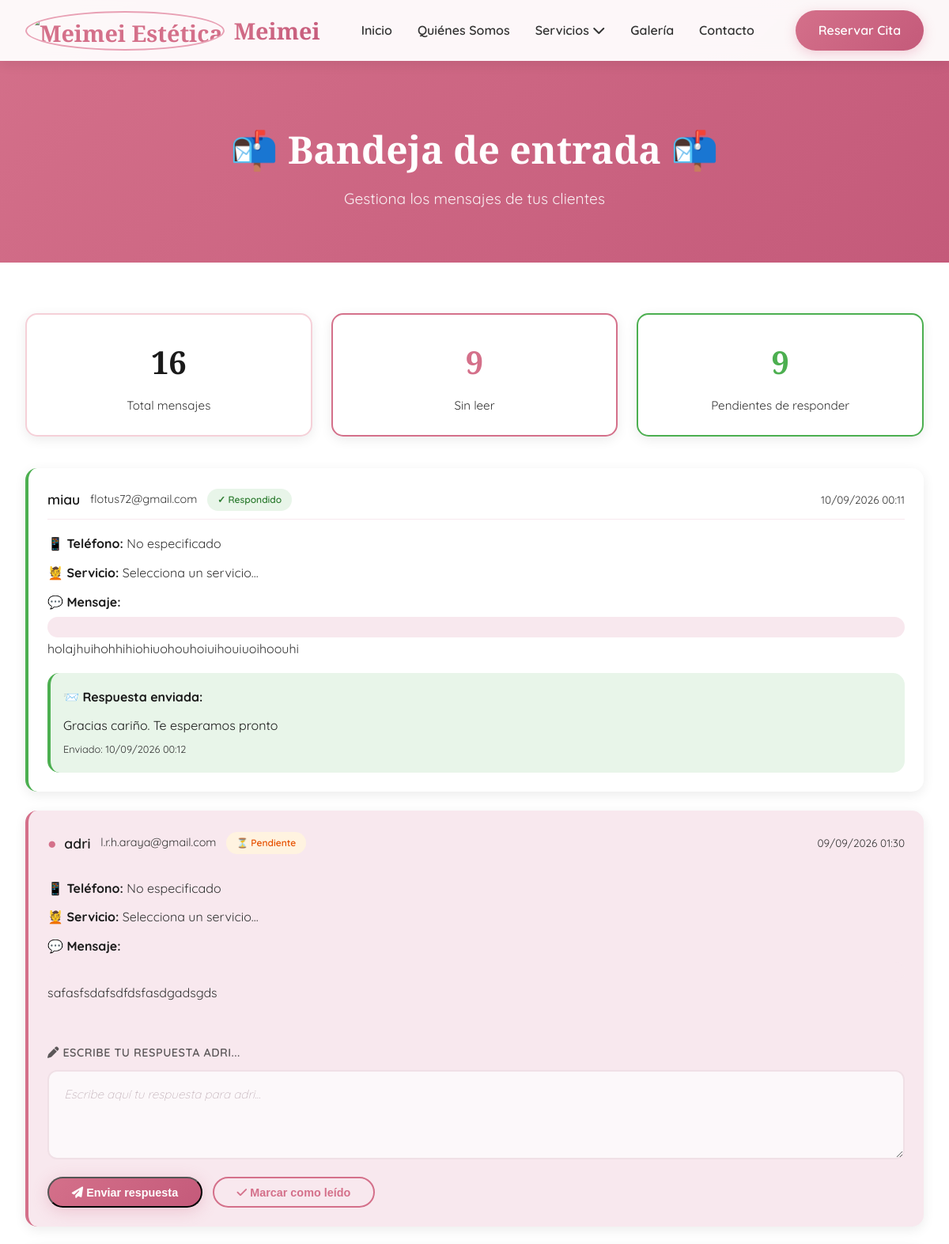
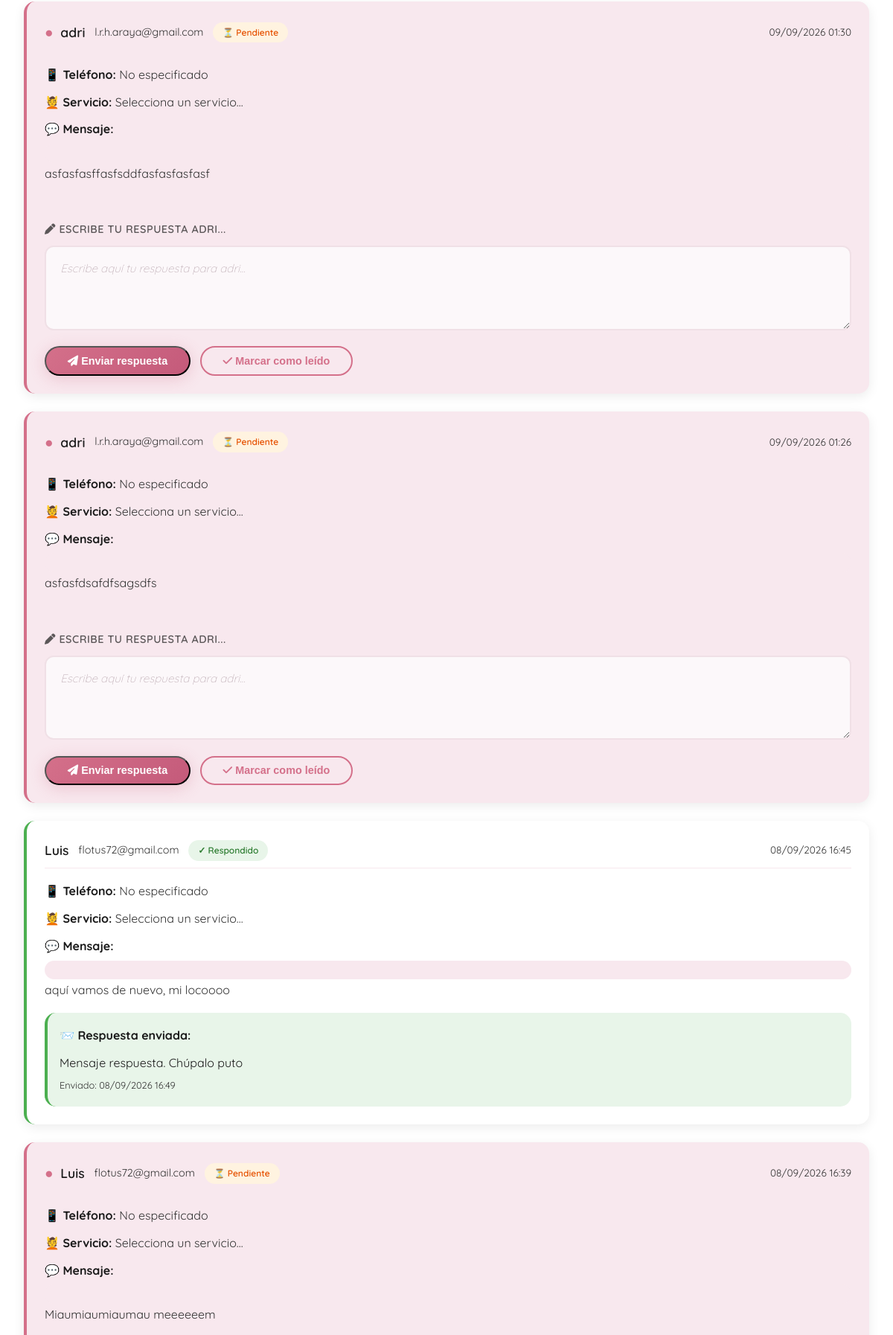
Screenshot of /mei-contesta-mei/ (signed in, upper part) with the database file from the repository (2 pictures, top to bottom).
### frontend/models.py (models this page shows, shortened)
class MensajeContacto(models.Model):
    SERVICIO_CHOICES = [
        ('', 'Selecciona un servicio...'),
        ('masaje-descontracturante', 'Masaje Descontracturante'),
        ('masaje-relajante', 'Masaje Relajante'),
        ('masaje-terapeutico', 'Masaje Terapéutico'),
        ('masaje-piedras', 'Masaje con Piedras Calientes'),
        ('corte', 'Corte y Peinado'),
        ('coloracion', 'Coloración'),
        ('tratamiento', 'Tratamientos Capilares'),
        ('alisado', 'Alisados'),
        ('recogido', 'Recogidos y Bodas'),
        ('infantil', 'Peluquería Infantil'),
        ('otros', 'Otros'),
    ]
    nombre = models.CharField('Nombre completo', max_length=100)
    email = models.EmailField('Correo electrónico')
    telefono = models.CharField('Teléfono', max_length=20, blank=True)
    servicio = models.CharField('Servicio de interés', max_length=50, choices=SERVICIO_CHOICES, blank=True)
    mensaje = models.TextField('Mensaje')
    fecha_envio = models.DateTimeField('Fecha de envío', default=timezone.now)
    leido = models.BooleanField('Leído', default=False)
    respuesta = models.TextField('Respuesta', blank=True, null=True)
    fecha_respuesta = models.DateTimeField('Fecha de respuesta', blank=True, null=True)
    respondido = models.BooleanField('Respondido', default=False)
    class Meta:
        verbose_name = 'Mensaje de contacto'
        verbose_name_plural = 'Mensajes de contacto'
        ordering = ['-fecha_envio']

### frontend/views.py (the view)
# urls.py: path('mei-contesta-mei/', views.panel_mensajes, name='panel_mensajes'),
@staff_member_required
def panel_mensajes(request):
    mensajes = MensajeContacto.objects.all().order_by('-fecha_envio')
    total = mensajes.count()
    no_leidos = mensajes.filter(leido=False).count()
    no_respondidos = mensajes.filter(respondido=False).count()
    paginator = Paginator(mensajes, 10)
    page_number = request.GET.get('page')
    page_obj = paginator.get_page(page_number)
    context = {
        'page_obj': page_obj,
        'total': total,
        'no_leidos': no_leidos,
        'no_respondidos': no_respondidos,
    }
    return render(request, 'frontend/panel_mensajes.html', context)

### frontend/context_processors.py (called while the page is built)
def settings_context(request):
    return {
        'settings': {
            'RECAPTCHA_SITE_KEY': settings.RECAPTCHA_SITE_KEY,
        }
    }

### frontend/templates/frontend/panel_mensajes.html (shortened to what this page needs)
{% extends 'frontend/base.html' %}
{% load static %}
{% block content %}
<section class="page-header"
    style="background: linear-gradient(135deg, var(--rosa-intenso), var(--rosa-oscuro)); color: white;">
    <h1 style="color: white;">📬 Bandeja de entrada 📬</h1>
    <p style="color: rgba(255,255,255,0.9);">Gestiona los mensajes de tus clientes</p>
</section>
<section class="page-content">
    <div class="stats-grid">
        <div class="stat-card">
            <span class="stat-number">{{ total }}</span>
            <span class="stat-label">Total mensajes</span>
        </div>
        <div class="stat-card" style="border-color: var(--rosa-intenso);">
            <span class="stat-number" style="color: var(--rosa-intenso);">{{ no_leidos }}</span>
            <span class="stat-label">Sin leer</span>
        </div>
        <div class="stat-card" style="border-color: #4caf50;">
            <span class="stat-number" style="color: #4caf50;">{{ no_respondidos }}</span>
            <span class="stat-label">Pendientes de responder</span>
        </div>
    </div>
    <div class="messages-list">
        {% for mensaje in page_obj %}
        <div
            class="message-card {% if not mensaje.leido %}unread{% endif %} {% if mensaje.respondido %}responded{% endif %}">
            <div class="message-header">
                <div class="message-sender">
                    <span class="sender-name">
                        {% if not mensaje.leido %}
                        <span class="unread-badge">●</span>
                        {% endif %}
                        {{ mensaje.nombre }}
                    </span>
                    <span class="sender-email">{{ mensaje.email }}</span>
                    {% if mensaje.respondido %}
                    <span class="badge badge-success">✓ Respondido</span>
                    {% else %}
                    <span class="badge badge-warning">⏳ Pendiente</span>
                    {% endif %}
                </div>
                <div class="message-date">
                    {{ mensaje.fecha_envio|date:"d/m/Y H:i" }}
                </div>
            </div>
            <div class="message-body">
                <div class="message-field">
                    <strong>📱 Teléfono:</strong> {{ mensaje.telefono|default:"No especificado" }}
                </div>
                <div class="message-field">
                    <strong>💆 Servicio:</strong> {{ mensaje.get_servicio_display|default:"No especificado" }}
                </div>
                <div class="message-field">
                    <strong>💬 Mensaje:</strong>
                    <p class="message-text">{{ mensaje.mensaje|linebreaks }}</p>
                </div>
            </div>
            {% if mensaje.respuesta %}
            <div class="message-response">
                <strong>📨 Respuesta enviada:</strong>
                <p class="response-text">{{ mensaje.respuesta|linebreaks }}</p>
                <span class="response-date">Enviado: {{ mensaje.fecha_respuesta|date:"d/m/Y H:i" }}</span>
            </div>
            {% else %}
            <form method="post" action="{% url 'frontend:enviar_respuesta' mensaje.id %}" class="response-form">
                <div class="form-group" style="margin-top: 1rem;">
                    <label for="respuesta_{{ mensaje.id }}"
                        style="font-size: 0.9rem; font-weight: 600; color: var(--negro);">
                        <i class="fas fa-pen"></i> Escribe tu respuesta {{ mensaje.nombre }}...
                    </label>
                    <textarea name="respuesta" id="respuesta_{{ mensaje.id }}" class="form-input" rows="3"
                        placeholder="Escribe aquí tu respuesta para {{ mensaje.nombre }}..."
                        style="font-size: 0.95rem; min-height: 80px; width: 100%;"></textarea>
                </div>
                <div style="display: flex; gap: 0.8rem; margin-top: 0.8rem;">
                    <button type="submit" class="btn-primary" style="padding: 0.6rem 1.8rem; font-size: 0.9rem;">
                        <i class="fas fa-paper-plane"></i> Enviar respuesta
                    </button>
                    <button type="button" class="btn-outline" onclick="marcarLeido({{ mensaje.id }})"
                        style="padding: 0.6rem 1.8rem; font-size: 0.9rem;">
                        <i class="fas fa-check"></i> Marcar como leído
                    </button>
                </div>
            </form>
            {% endif %}
        </div>
        {% empty %}
        <div style="text-align: center; padding: 4rem 2rem; color: var(--gris-oscuro);">
            <div style="font-size: 4rem; margin-bottom: 1rem;">📭</div>
            <h3 style="margin-bottom: 0.5rem;">No hay mensajes</h3>
            <p>Los mensajes de tus clientes aparecerán aquí</p>
        </div>
        {% endfor %}
    </div>
</section>
{% endblock %}

### frontend/static/css/base.css (style rules this page uses)
:root { --blanco: #FFFFFF; --rosa-suave: #F8E8EE; --rosa-tarjeta: #F5D0D8; --rosa-claro: #F0C4CF; --rosa-acento: #E8A0B4; --rosa-intenso: #D4708A; --rosa-oscuro: #C45A7A; --negro: #1A1A1A; --gris-oscuro: #333333; --gris-claro: #F5F5F5; --verde-planta: #5B8C5A; --verde-claro: #8AB88A; --verde-musgo: #4A7A49; --sombra-suave: 0 4px 15px rgba(0, 0, 0, 0.08); --sombra-media: 0 8px 30px rgba(0, 0, 0, 0.12); --sombra-fuerte: 0 15px 50px rgba(0, 0, 0, 0.15); --transicion-rapida: 0.3s ease; --transicion-media: 0.5s ease; --borde-redondo: 15px; --borde-redondo-grande: 30px; --fuente-titulos: 'Playfair Display', serif; --fuente-texto: 'Quicksand', sans-serif; }
* { margin: 0; padding: 0; box-sizing: border-box; }
html { scroll-behavior: smooth; }
body { font-family: var(--fuente-texto); background-color: var(--blanco); color: var(--negro); line-height: 1.8; overflow-x: hidden; }
h1, h2, h3, h4, h5 { font-family: var(--fuente-titulos); font-weight: 700; line-height: 1.2; }
.btn-primary { background: linear-gradient(135deg, var(--rosa-intenso), var(--rosa-oscuro)); color: var(--blanco); padding: 1rem 2.5rem; border-radius: 50px; font-weight: 600; transition: var(--transicion-rapida); box-shadow: 0 4px 20px rgba(212, 112, 138, 0.3); }
.btn-outline { background: transparent; color: var(--rosa-intenso); padding: 0.6rem 1.8rem; border-radius: 50px; font-weight: 600; border: 2px solid var(--rosa-intenso); transition: var(--transicion-rapida); display: inline-block; }
.page-header { padding: 10rem 2rem 4rem; background: linear-gradient(135deg, var(--rosa-suave), var(--blanco)); text-align: center; }
.page-header h1 { font-size: 3rem; color: var(--negro); }
.page-header p { font-size: 1.2rem; color: var(--gris-oscuro); max-width: 600px; margin: 1rem auto 0; }
.page-content { max-width: 1200px; margin: 0 auto; padding: 4rem 2rem; }
.form-group { margin-bottom: 2rem; position: relative; }
.form-group label { display: block; font-weight: 600; font-size: 0.9rem; color: var(--negro); margin-bottom: 0.5rem; letter-spacing: 0.5px; text-transform: uppercase; font-size: 0.75rem; opacity: 0.7; transition: var(--transicion-rapida); }
.form-input { width: 100%; padding: 1rem 1.2rem; border: 2px solid #f0e0e6; border-radius: 12px; font-family: var(--fuente-texto); font-size: 1rem; transition: all 0.3s cubic-bezier(0.4, 0, 0.2, 1); background: #fcf8fa; color: var(--negro); position: relative; }
.form-input::placeholder { color: #c5b5bc; font-weight: 300; font-style: italic; font-size: 0.95rem; transition: var(--transicion-rapida); }
textarea.form-input { resize: vertical; min-height: 150px; line-height: 1.7; padding: 1rem 1.2rem; background: #fcf8fa; }

### rows the page displays
MensajeContacto: nombre "miau", email "flotus72@gmail.com", respondido "✓ Respondido", fecha_envio "10/09/2026 00:11", telefono "No especificado", servicio "Selecciona un servicio...", mensaje "holajhuihohhihiohiuohouhoiuihouiuoihoouhi", respuesta "Gracias cariño. Te esperamos pronto", fecha_respuesta "10/09/2026 00:12"
MensajeContacto: nombre "adri", email "l.r.h.araya@gmail.com", respondido "⏳ Pendiente", fecha_envio "09/09/2026 01:30", telefono "No especificado", servicio "Selecciona un servicio...", mensaje "safasfsdafsdfdsfasdgadsgds", nombre "ADRI", respuesta "Escribe aquí tu respuesta para adri..."
MensajeContacto: nombre "adri", email "l.r.h.araya@gmail.com", respondido "⏳ Pendiente", fecha_envio "09/09/2026 01:30", telefono "No especificado", servicio "Selecciona un servicio...", mensaje "asfasfasffasfsddfasfasfasfasf", nombre "ADRI", respuesta "Escribe aquí tu respuesta para adri..."
MensajeContacto: nombre "adri", email "l.r.h.araya@gmail.com", respondido "⏳ Pendiente", fecha_envio "09/09/2026 01:26", telefono "No especificado", servicio "Selecciona un servicio...", mensaje "asfasfdsafdfsagsdfs", nombre "ADRI", respuesta "Escribe aquí tu respuesta para adri..."
MensajeContacto: nombre "Luis", email "flotus72@gmail.com", respondido "✓ Respondido", fecha_envio "08/09/2026 16:45", telefono "No especificado", servicio "Selecciona un servicio...", mensaje "aquí vamos de nuevo, mi locoooo", respuesta "Mensaje respuesta. Chúpalo puto", fecha_respuesta "08/09/2026 16:49"
MensajeContacto: nombre "Luis", email "flotus72@gmail.com", respondido "⏳ Pendiente", fecha_envio "08/09/2026 16:39", telefono "No especificado", servicio "Selecciona un servicio...", mensaje "Miaumiaumiaumau meeeeeem"

### other values shown
{{ total }} "16"
{{ no_leidos }} "9"
{{ no_respondidos }} "9"
